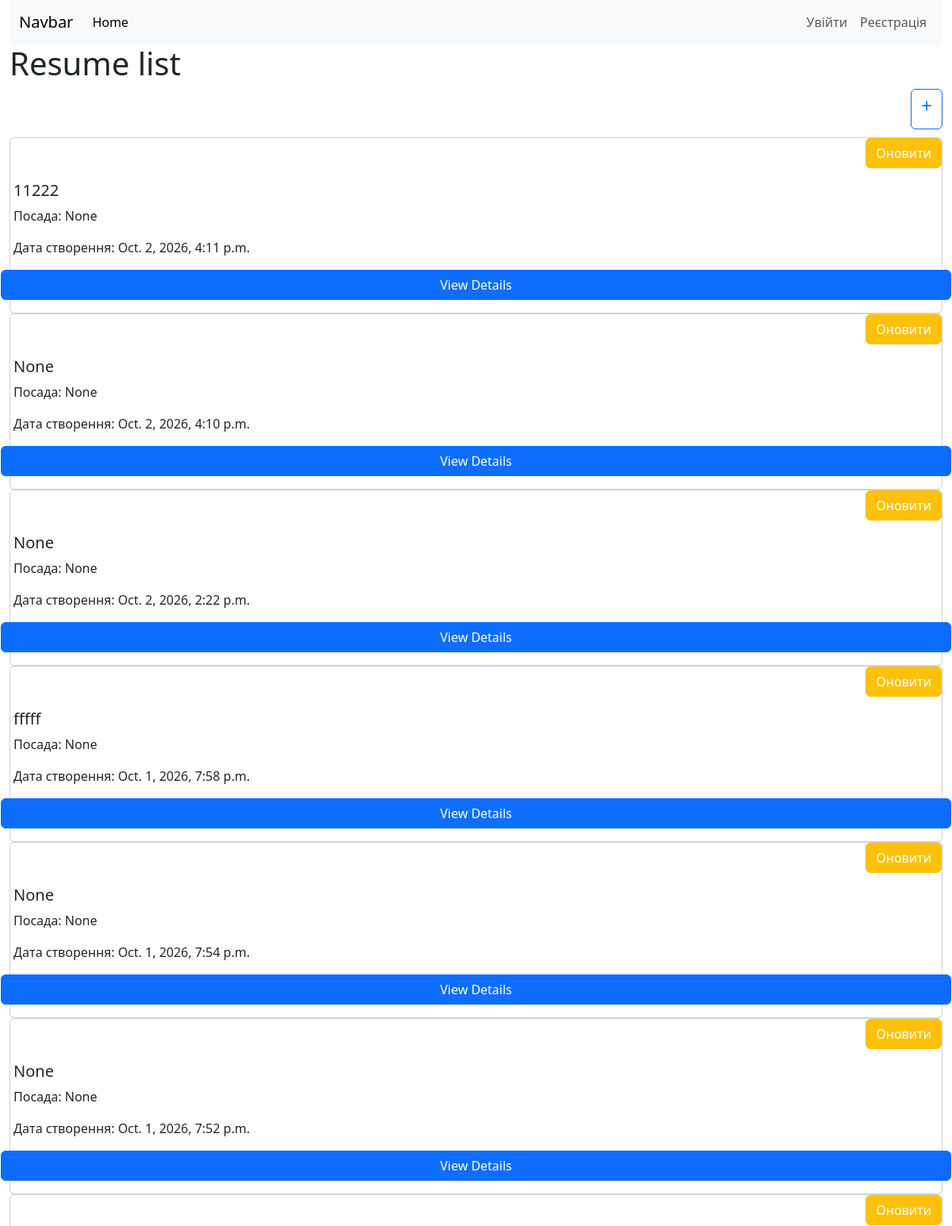
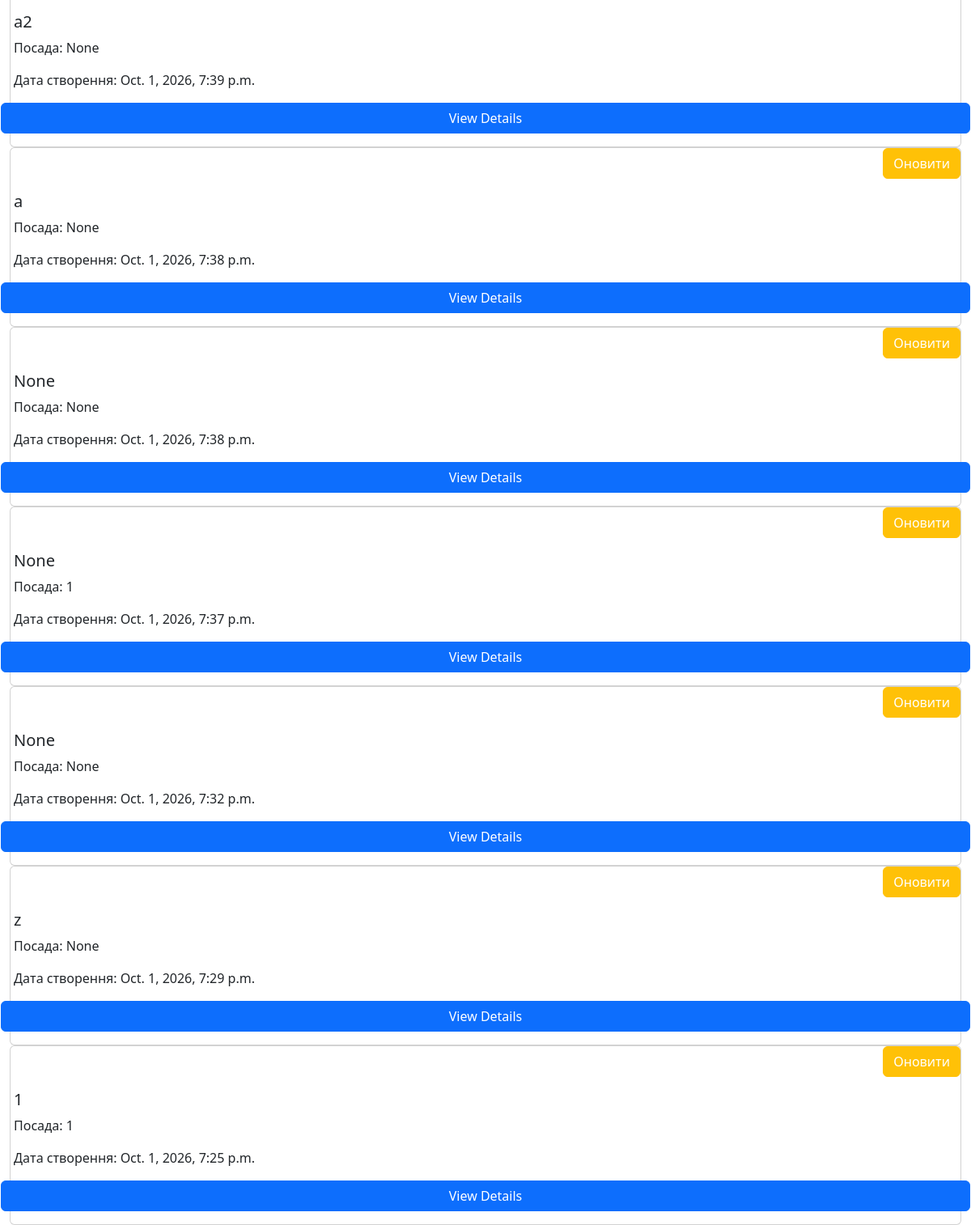
The page / on the database its author committed (2 pictures, top to bottom).
### core/models.py (models this page shows, shortened)
class Resume(models.Model):
    choose = [
        ('resume/resume1.html', 'Standard Resume'),
        ('resume/resume2.html', 'Modern Resume'),
    ]
    user = models.ForeignKey(CustomUser, on_delete=models.CASCADE)
    title = models.CharField(max_length=100,unique=True,blank=True,null=True,default=' ')
    full_name = models.CharField(blank=True,null=True)
    age = models.PositiveIntegerField(blank=True,null=True)
    description = models.TextField(blank=True,null=True)
    occupation = models.CharField(max_length=100,null=True,blank=True)
    experience = models.TextField(blank=True,null=True)
    created_at = models.DateTimeField(auto_now_add=True)
    template = models.ForeignKey('ResumeTemplate',on_delete=models.DO_NOTHING,blank=True,null=True)
    class Meta:
        ordering = ['-created_at']

### core/views.py (the view)
# urls.py: path("", ResumeListView.as_view(), name="resume-list"),
class ResumeListView(ListView):
    model = Resume
    template_name = 'core/list.html'
    context_object_name = 'resume'
    def get_context_data(self,**kwargs):
        context = super().get_context_data(**kwargs)
        return context

### core/templates/core/list.html (shortened to what this page needs)
{% extends 'base.html' %}
{% block content %}
<h1>Resume list</h1>
<div style="display:flex;justify-content: flex-end;">
<a href ='{% url "core:resume-create" %}' class="btn btn-outline-primary" style="margin-bottom: 10px;"><h4>+</h4></a>
</div class="container-fluid">
{% for resume in resume %}
    <div class="card mb-3:">
        <div class="row">
            <div class="d-grid gap-2 d-md-flex justify-content-md-end">
                <button class="btn btn-warning"><a href="{% url 'core:resume-update' resume.id %}" style="color:white;text-decoration:none;">Оновити</a></button>
            </div>
            <div class="card-body">
                <h5 class="card-title">{{ resume.title }}</h5>
                <p class="card-text">Посада: {{ resume.occupation }}</p>
                <p class="card-text">Дата створення: {{ resume.created_at }}</p>
            </div>
            <a href="{% url 'core:resume-detail' resume.id %}" class="btn btn-primary mb-3">View Details</a>
        </div>
    </div>
{% empty %}
    <p>No resumes found.</p>
{% endfor %}
{% endblock %}

### templates/base.html (shortened to what this page needs)
<!DOCTYPE html>
<html>
<head>
    <link
    rel="stylesheet"
    href="https://cdn.jsdelivr.net/npm/bootstrap@5.3.3/dist/css/bootstrap.min.css">
</head>
<body>
<div class="container-fluid">
    {% include 'include/navbar.html' %}
    {% block content %}
    {% endblock %}
</div>
</body>
</html>

### core/templates/include/navbar.html (shortened to what this page needs)
<nav class="navbar navbar-expand-lg bg-body-tertiary">
  <div class="container-fluid">
    <a class="navbar-brand" href="#">Navbar</a>
    <div class="collapse navbar-collapse" id="navbarSupportedContent">
      <ul class="navbar-nav me-auto mb-2 mb-lg-0">
        <li class="nav-item">
          <a class="nav-link active" aria-current="page" href="{% url 'core:resume-list' %}">Home</a>
        </li>
      </ul>
      <ul class="navbar-nav">
          {% if user.is_authenticated %}
              <li class="nav-item">
                <span class="nav-link">{{ user.username }}</span>
              </li>
                    <li class="nav-item">
                        <form method="post" action="{% url 'accounts:logout' %}">
                            {% csrf_token %}
                          <button type="submit" class="nav-link btn btn-link">Вийти</button>
                        </form>
                    </li>
            {% else %}
                <li class="nav-item"><a class="nav-link" href="{% url 'accounts:login' %}">Увійти</a></li>
                <li class="nav-item"><a class="nav-link" href="{% url 'accounts:register' %}">Реєстрація</a></li>
            {% endif %}
      </ul>
    </div>
  </div>
</nav>

### rows shown on the page
Resume: title "11222", occupation "None", created_at "Oct. 2, 2026, 4:11 p.m."
Resume: title "None", occupation "None", created_at "Oct. 2, 2026, 4:10 p.m."
Resume: title "None", occupation "None", created_at "Oct. 2, 2026, 2:22 p.m."
Resume: title "fffff", occupation "None", created_at "Oct. 1, 2026, 7:58 p.m."
Resume: title "None", occupation "None", created_at "Oct. 1, 2026, 7:54 p.m."
Resume: title "None", occupation "None", created_at "Oct. 1, 2026, 7:52 p.m."
Resume: title "a2", occupation "None", created_at "Oct. 1, 2026, 7:39 p.m."
Resume: title "a", occupation "None", created_at "Oct. 1, 2026, 7:38 p.m."
Resume: title "None", occupation "None", created_at "Oct. 1, 2026, 7:38 p.m."
Resume: title "None", occupation "1", created_at "Oct. 1, 2026, 7:37 p.m."
Resume: title "None", occupation "None", created_at "Oct. 1, 2026, 7:32 p.m."
Resume: title "z", occupation "None", created_at "Oct. 1, 2026, 7:29 p.m."
Resume: title "1", occupation "1", created_at "Oct. 1, 2026, 7:25 p.m."
